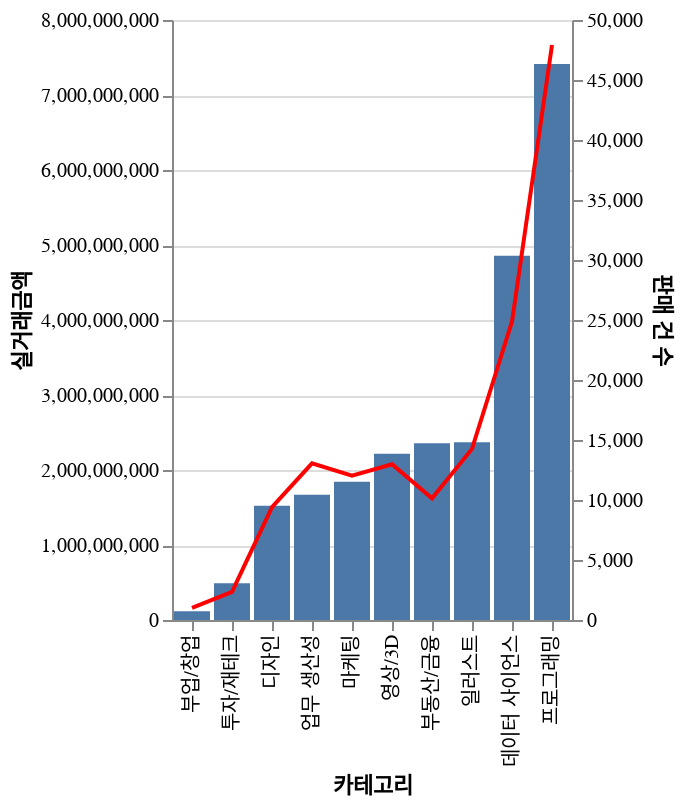

This figure's notebook cell:
### Code cell
# 총 판매된 강의의 카테고리와 실거래금액 분석해 보겠습니다.
sales_df = pd.DataFrame(paid_df.groupby('카테고리')['실거래금액'].sum())
sales_df['판매 건 수'] = paid_df.value_counts('카테고리')

sales_df = sales_df.reset_index()

sales_df = sales_df.sort_values('판매 건 수', ascending = False)
sales_data = sales_df  #.drop(8)

# bar chart
bar_chart = alt.Chart(sales_data).mark_bar().encode(x=alt.X('카테고리:N',
                                                            sort=alt.EncodingSortField(field='실거래금액')),
                                                    y=alt.Y('실거래금액:Q', 
                                                            stack=None, 
                                                            title='실거래금액', 
                                                            axis=alt.Axis(title='실거래금액')),
                                                    )

# line chart
line_chart = alt.Chart(sales_data).mark_line(color='red').encode(x=alt.X('카테고리:N',
                                                                         sort=alt.EncodingSortField(field='실거래금액')),
                                                                 y=alt.Y('판매 건 수:Q', 
                                                                         axis=alt.Axis(title='판매 건 수')),
                                                                 )

# combine charts
combined_chart = alt.layer(bar_chart, line_chart,).resolve_scale(y='independent')

combined_chart

### Figure 1 — Vega-Lite specification as saved in the notebook (floating-point values rounded to 4 significant figures)
{"config": {"view": {"continuousWidth": 300, "continuousHeight": 300}}, "layer": [{"mark": {"type": "bar"}, "encoding": {"x": {"field": "카테고리", "sort": {"field": "실거래금액"}, "type": "nominal"}, "y": {"axis": {"title": "실거래금액"}, "field": "실거래금액", "stack": null, "title": "실거래금액", "type": "quantitative"}}}, {"mark": {"type": "line", "color": "red"}, "encoding": {"x": {"field": "카테고리", "sort": {"field": "실거래금액"}, "type": "nominal"}, "y": {"axis": {"title": "판매 건 수"}, "field": "판매 건 수", "type": "quantitative"}}}], "data": {"name": "data-0cebbec2c17160c850a76822f1e182f7"}, "resolve": {"scale": {"y": "independent"}}, "$schema": "https://vega.github.io/schema/vega-lite/v5.8.0.json", "datasets": {"data-0cebbec2c17160c850a76822f1e182f7": [{"카테고리": "프로그래밍", "실거래금액": 7414108004, "판매 건 수": 47923}, {"카테고리": "데이터 사이언스", "실거래금액": 4856780590, "판매 건 수": 24867}, {"카테고리": "일러스트", "실거래금액": 2370890265, "판매 건 수": 14258}, {"카테고리": "업무 생산성", "실거래금액": 1668629905, "판매 건 수": 13052}, {"카테고리": "영상/3D", "실거래금액": 2216658500, "판매 건 수": 12981}, {"카테고리": "마케팅", "실거래금액": 1841750094, "판매 건 수": 12023}, {"카테고리": "부동산/금융", "실거래금액": 2357533300, "판매 건 수": 10143}, {"카테고리": "디자인", "실거래금액": 1523132870, "판매 건 수": 9396}, {"카테고리": "투자/재테크", "실거래금액": 488866750, "판매 건 수": 2348}, {"카테고리": "부업/창업", "실거래금액": 115288000, "판매 건 수": 1018}]}}
